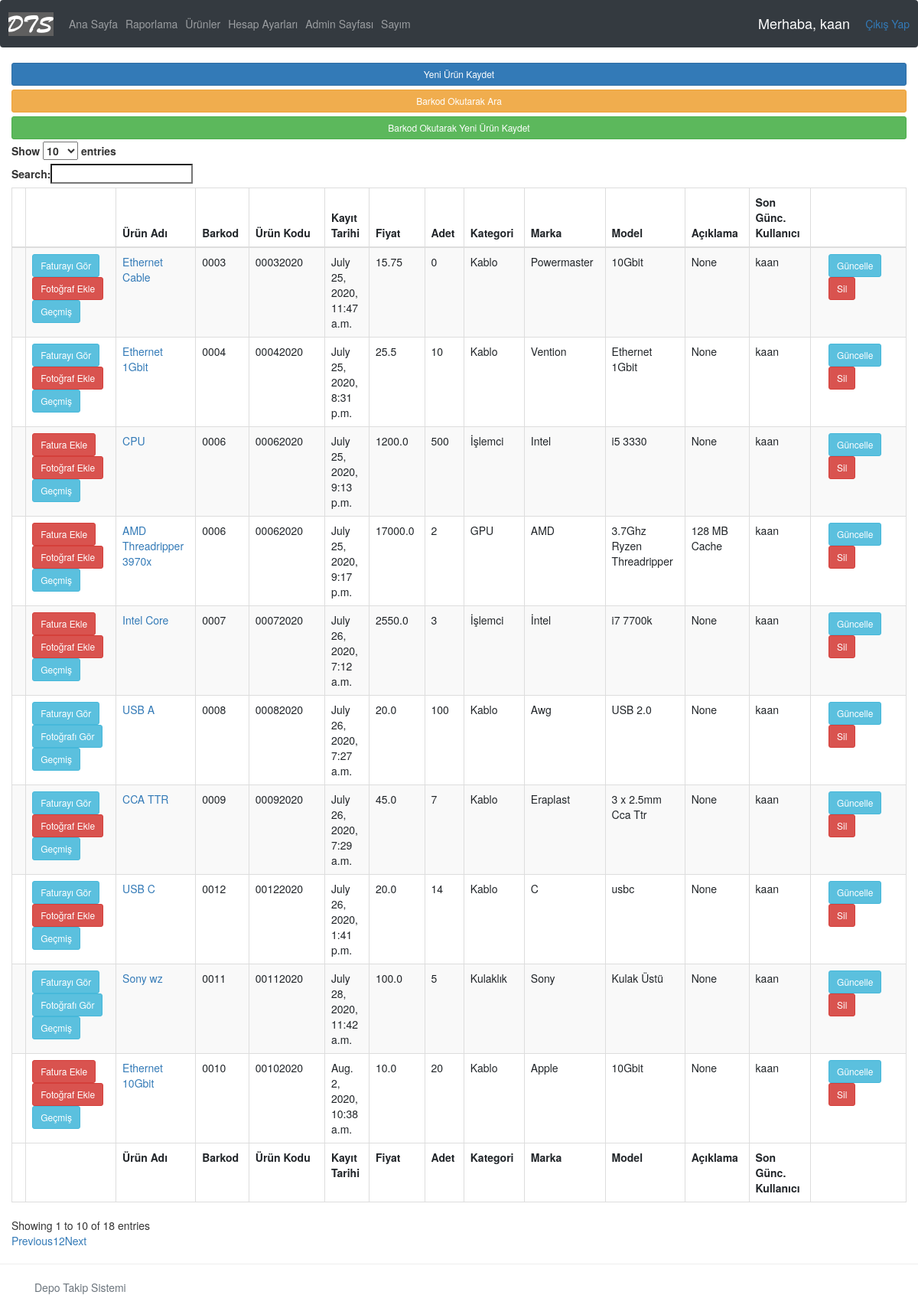
The page /products/ (signed in) on the database its author committed.
### accounts/models.py (models this page shows, shortened)
class Product(models.Model):
    name = models.CharField(max_length=200)
    barcode = models.CharField(max_length=48)
    code = models.CharField(max_length=255)
    criticalStock = models.BooleanField(default=False) #kritik stok
    criticalStockAmt = models.IntegerField(null=True, blank=True)
    photo = models.ImageField(blank=True, null=True)
    vendor = models.CharField(max_length=200) #alınan firma
    dateBought = models.DateField(null=True) #satın alınan tarih
    regDate = models.DateTimeField( auto_now_add=True, null=True ) #ürünün kayıt edildiği tarih
    price = models.FloatField() #ürünün fiyatı
    amount = models.IntegerField() #ürünün adeti
    category = models.CharField(max_length=200) #ürünün kategorisi
    brand = models.CharField(max_length = 200) #ürünün markası
    model = models.CharField(max_length = 200, blank=True, null=True)
    description = models.CharField(max_length = 400, blank=True, null=True) #açıklama
    editor = models.CharField(max_length = 200) #ürünü kaydeden/silen kullanıcı
    invoice = models.OneToOneField('Invoice', on_delete=models.CASCADE, related_name="fatura", null=True, blank=True )
    history = HistoricalRecords(
        history_change_reason_field=models.TextField(null=True, max_length=255)
    )
    lastStocktakeTime = models.DateTimeField(blank=True, null=True) #son sayım yapılan tarih

### accounts/views.py (the view)
# urls.py: path('products/', views.products, name='products'),
@login_required(login_url='login')
def products(request):
    products = Product.objects.all()
    context = {'products': products }
    return render( request, 'accounts/products-new.html', context )

### accounts/templates/accounts/products-new.html (shortened to what this page needs)
{%  extends 'accounts/main.html' %}
{% block content %}
<script src="https://code.jquery.com/jquery-3.3.1.slim.min.js"></script>
<link rel="stylesheet" href="https://cdn.datatables.net/1.10.21/css/dataTables.bootstrap.min.css">
<link rel="stylesheet" href="https://maxcdn.bootstrapcdn.com/bootstrap/3.3.7/css/bootstrap.min.css">
<a class="btn btn-primary  btn-sm btn-block" href="{% url 'addProduct' %}">Yeni Ürün Kaydet</a>
<a class="btn btn-warning  btn-sm btn-block" href="{% url 'barcode_view' %}">Barkod Okutarak Ara</a>
<a class="btn btn-success  btn-sm btn-block" href="{% url 'addProductFromBarcode' %}">Barkod Okutarak Yeni Ürün Kaydet</a>
    <table id="products" class="table table-striped table-bordered" cellspacing="0" width="100%">
      <thead>
        <tr>
          <th></th>
          <th></th>
          <th>Ürün Adı</th>
          <th>Barkod</th>
          <th>Ürün Kodu</th>
          <th>Kayıt Tarihi</th>
          <th>Fiyat</th>
          <th>Adet</th>
          <th>Kategori</th>
          <th>Marka</th>
          <th>Model</th>
          <th>Açıklama</th>
          <th>Son Günc. Kullanıcı</th>
          <th></th>
        </tr>
      </thead>
      <tbody>
          {% for product in products %}
              <tr>
                  <td></td>
                  <div class="col-sm-2 buttons-alignment">
                      <td>
                          {% if product.invoice is not Null %}
                              <a class="btn btn-sm btn-info" href="{% url 'invoice-path' product.invoice.id %}">Faturayı Gör</a>
                          {% else %}
                              <a class="btn btn-sm btn-danger" href="{% url 'addInvoice' product.id %}">Fatura Ekle</a>
                          {% endif %}
                          {% if product.photo %}
                             <a class="btn btn-sm btn-info" href="{{ product.photo.url }}">Fotoğrafı Gör</a>
                          {% else %}
                             <a class="btn btn-sm btn-danger" href="{% url 'updateProduct' product.id %}">Fotoğraf Ekle</a>
                          {% endif %}
                          <a class="btn btn-sm btn-info" href="{% url 'history-path' product.id %}">Geçmiş</a>
                      </td>
                  </div>
                  <td>
                      <a href="{% url 'productPage' product.id %}">{{ product.name }}</a>
                  </td>
                  <td>{{ product.barcode }}</td>
                  <td>{{ product.code }}</td>
                  <td>{{ product.regDate }}</td>
                  <td>{{ product.price }}</td>
                  <td>{{ product.amount }}</td>
                  <td>{{ product.category }}</td>
                  <td>{{ product.brand }}</td>
                  <td>{{ product.model }}</td>
                  <td>{{ product.description }}</td>
                  <td>{{ product.editor }}</td>
                  <td>
                      <div class="col-sm-2 buttons-alignment">
                          <a class="btn btn-sm btn-info" href="{% url 'updateProduct' product.id %}">Güncelle</a>
                          <a class="btn btn-sm btn-danger" href="{% url 'deleteProduct' product.id %}">Sil</a>
                      </div>
                  </td>
              </tr>
          {% endfor %}
      </tbody>
      <tfoot>
        <tr>
          <th>
          </th>
          <th>
          </th>
          <th>Ürün Adı
          </th>
          <th>Barkod
          </th>
          <th>Ürün Kodu
          </th>
          <th>Kayıt Tarihi
          </th>
          <th>Fiyat
          </th>
          <th>Adet
          </th>
          <th>Kategori
          </th>
          <th>Marka
          </th>
          <th>Model
          </th>
          <th>Açıklama
          </th>
          <th>Son Günc. Kullanıcı
          </th>
        </tr>
      </tfoot>
    </table>
{% endblock content %}

### accounts/templates/accounts/navbar.html (shortened to what this page needs)
{% load static %}
<nav class="navbar navbar-expand-lg navbar-dark bg-dark">
    <a href="/">
        <img class="logo" src="{% static 'images/dts.png' %}">
    </a>
    <div class="collapse navbar-collapse" id="navbarNav">
        <ul class="navbar-nav">
          <li class="nav-item ">
              <a class="nav-link" href="{% url 'home' %}">Ana Sayfa</a>
          </li>
          <li class="nav-item ">
              <a class="nav-link" href="/reportPage">Raporlama</a>
          </li>
          <li class="nav-item ">
              <a class="nav-link" href="/products">Ürünler</a>
          </li>
          {% if request.user.is_staff %}
          <li class="nav-item">
              <a class="nav-link" href="{% url 'account' %}">Hesap Ayarları</a>
          </li>
          {% endif %}
          <li class="nav-item">
              <a class="nav-link" href="/admin">Admin Sayfası</a>
          </li>
          <li class="nav-item">
              <a class="nav-link" href="/stocktakePage">Sayım</a>
          </li>
        </ul>
    </div>
    <span class="hello-msg">Merhaba, {{request.user}}</span>
    <span><a href="{% url 'logout' %}">Çıkış Yap</a></span>
</nav>

### static/css/main.css (style rules this page uses)
body { background-color: #ebeff5; }

### accounts/templates/accounts/navbar.html (style rules this page uses)
.hello-msg { font-size: 18px; color: #fff; margin-right: 20px; }

### rows shown on the page
Product: shows "Faturayı Gör", photo "Fotoğraf Ekle", name "Ethernet Cable", barcode "0003", code "00032020", regDate "July 25, 2020, 11:47 a.m.", price "15.75", amount "0", category "Kablo", brand "Powermaster", model "10Gbit", description "None", editor "kaan"
Product: shows "Faturayı Gör", photo "Fotoğraf Ekle", name "Ethernet 1Gbit", barcode "0004", code "00042020", regDate "July 25, 2020, 8:31 p.m.", price "25.5", amount "10", category "Kablo", brand "Vention", model "Ethernet 1Gbit", description "None", editor "kaan"
Product: shows "Fatura Ekle", photo "Fotoğraf Ekle", name "CPU", barcode "0006", code "00062020", regDate "July 25, 2020, 9:13 p.m.", price "1200.0", amount "500", category "İşlemci", brand "Intel", model "i5 3330", description "None", editor "kaan"
Product: shows "Fatura Ekle", photo "Fotoğraf Ekle", name "AMD Threadripper 3970x", barcode "0006", code "00062020", regDate "July 25, 2020, 9:17 p.m.", price "17000.0", amount "2", category "GPU", brand "AMD", model "3.7Ghz Ryzen Threadripper", description "128 MB Cache", editor "kaan"
Product: shows "Fatura Ekle", photo "Fotoğraf Ekle", name "Intel Core", barcode "0007", code "00072020", regDate "July 26, 2020, 7:12 a.m.", price "2550.0", amount "3", category "İşlemci", brand "İntel", model "i7 7700k", description "None", editor "kaan"
Product: shows "Faturayı Gör", name "USB A", barcode "0008", code "00082020", regDate "July 26, 2020, 7:27 a.m.", price "20.0", amount "100", category "Kablo", brand "Awg", model "USB 2.0", description "None", editor "kaan"
Product: shows "Faturayı Gör", photo "Fotoğraf Ekle", name "CCA TTR", barcode "0009", code "00092020", regDate "July 26, 2020, 7:29 a.m.", price "45.0", amount "7", category "Kablo", brand "Eraplast", model "3 x 2.5mm Cca Ttr", description "None", editor "kaan"
Product: shows "Faturayı Gör", photo "Fotoğraf Ekle", name "USB C", barcode "0012", code "00122020", regDate "July 26, 2020, 1:41 p.m.", price "20.0", amount "14", category "Kablo", brand "C", model "usbc", description "None", editor "kaan"
Product: shows "Faturayı Gör", name "Sony wz", barcode "0011", code "00112020", regDate "July 28, 2020, 11:42 a.m.", price "100.0", amount "5", category "Kulaklık", brand "Sony", model "Kulak Üstü", description "None", editor "kaan"
Product: shows "Fatura Ekle", photo "Fotoğraf Ekle", name "Ethernet 10Gbit", barcode "0010", code "00102020", regDate "Aug. 2, 2020, 10:38 a.m.", price "10.0", amount "20", category "Kablo", brand "Apple", model "10Gbit", description "None", editor "kaan"

### other values the page prints
{{ request.user }} "kaan"
